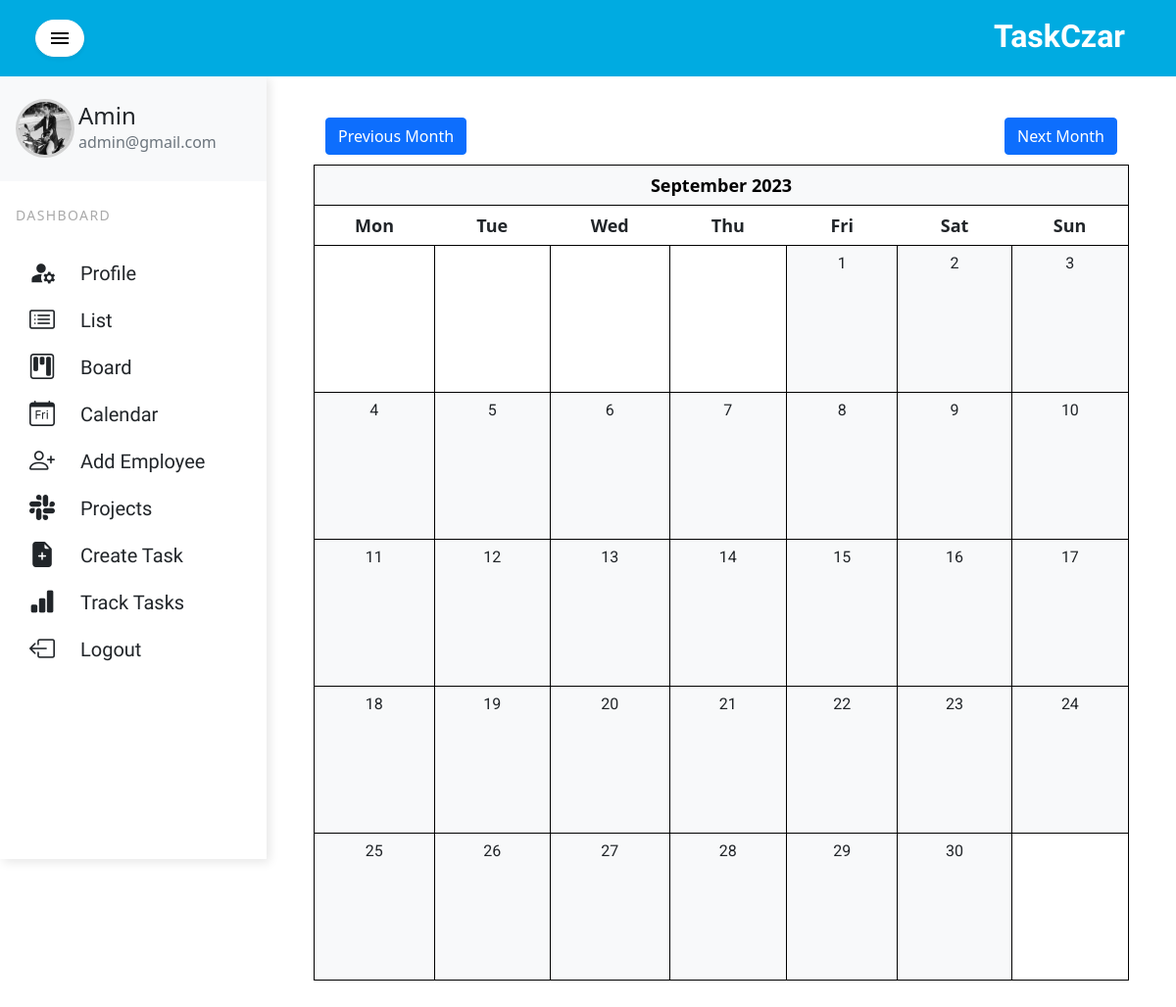
/calendar/ (signed in), run on the app's committed database.
### employee/models.py (models this page shows, shortened)
class Employee(AbstractUser):
    username = models.CharField(unique=True, max_length=30, blank=True, null=True)
    first_name = models.CharField(max_length=15, blank=True, null=True)
    last_name = models.CharField(max_length=15, blank=True, null=True)
    ROLE = [
        ('Admin', 'Admin'),
        ('Project Manager', 'Project Manager'),
        ('Employee', 'Employee')
    ]
    role = models.CharField(max_length=30, choices=ROLE, null=True, blank=True)
    email = models.EmailField(blank=True, null=True)
    created_at = models.DateTimeField(auto_now_add=True)
    Gender = [
        ('Male', 'Male'),
        ('Female', 'Female'),
        ('Other', 'Other')
    ]
    gender = models.CharField(max_length=30, choices=Gender, null=True, blank=True)
    USERNAME_FIELD = 'username'
    REQUIRED_FIELDS = ["first_name", "last_name", "role"]
    def is_admin(self):
        return True if (self.role == "Admin") else False

class EmployeeProfile(models.Model):
    user = models.OneToOneField(Employee, on_delete=models.CASCADE)
    profile_picture = models.ImageField(default='user-profile-default.png', upload_to='profile_pictures')

### employee/views.py (the view)
# urls.py: path('calendar/', views.CalendarView.as_view(), name="calendar"),
class CalendarView(generic.ListView):
    model = Employee
    template_name = 'employee/calendar.html'
    def get_context_data(self, **kwargs):
        context = super().get_context_data(**kwargs)
        employee = self.request.user
        d = get_date(self.request.GET.get('month', None))
        cal = Calendar(d.year, d.month)
        html_cal = cal.formatmonth(withyear=True, employee=employee)
        context['calendar'] = mark_safe(html_cal)
        context['prev_month'] = prev_month(d)
        context['next_month'] = next_month(d)
        return context

### employee/utils.py (called while the page is built, shortened)
    def formatday(self, day, events):
        events_per_day = events.filter(due_date__day=day)
        d = ''
        if day != 0:
            return f"<td style='background-color:#f8f9fa;text-align:center'><span class='date' " \
                f"style='font-family:Roboto;font-style:bold'>{day}" \
                f"</span><ul style='margin-top:5px'> {d} </ul></td>"
        return '<td></td>'

    def formatweek(self, theweek, events):
        week = ''
        for d, weekday in theweek:
            week += self.formatday(d, events)
        return f'<tr> {week} </tr>'

    def formatmonth(self, employee, withyear=True):
        events = employee.task_set.filter(due_date__year=self.year, due_date__month=self.month)
        cal = f'<table border="0" cellpadding="0" cellspacing="0" class="table calendar">\n'
        cal += f'<thead class="table-light calendar" style="background-color:#212529">' \
               f'{self.formatmonthname(self.year, self.month, withyear=withyear)}</thead>\n'
        cal += f'{self.formatweekheader()}\n'
        for week in self.monthdays2calendar(self.year, self.month):
            cal += f'{self.formatweek(week, events)}\n'
        return cal

### employee/views.py (called while the page is built)
def get_date(req_day):
    if req_day:
        year, month = (int(x) for x in req_day.split('-'))
        return date(year, month, day=1)
    return datetime.today()

def prev_month(d):
    first = d.replace(day=1)
    prev_month = first - timedelta(days=1)
    month = 'month=' + str(prev_month.year) + '-' + str(prev_month.month)
    return month

def next_month(d):
    days_in_month = calendar.monthrange(d.year, d.month)[1]
    last = d.replace(day=days_in_month)
    next_month = last + timedelta(days=1)
    month = 'month=' + str(next_month.year) + '-' + str(next_month.month)
    return month

### employee/templates/employee/calendar.html (shortened to what this page needs)
{% extends 'employee/index.html' %}
{% block content %}
<div class="container-fluid" style="width: available">
	<div id="button1">
	<a class="btn btn-primary" href="{% url 'calendar' %}?{{ prev_month }}" > Previous Month </a>
    </div>
    <div id="button2">
	<a class="btn btn-primary" href="{% url 'calendar' %}?{{ next_month }}"> Next Month </a>
    </div>
</div>
{{ calendar }}
{% endblock content %}

### employee/templates/employee/sidebar.html (shortened to what this page needs)
{% load static %}
<div class="vertical-nav bg-white " id="sidebar">
  <div class="py-4 px-3 mb-4 bg-light">
    <div class="media d-flex align-items-center">
        {% if request.user.employeeprofile.profile_picture.url %}
        <img class="rounded-circle" style="border: 3px solid lightgrey" height="60" width="60"
             src="{{ request.user.employeeprofile.profile_picture.url }}">
            {% else %}
      <i class="material-icons md-48">account_circle</i>
        {% endif %}
      <div class="media-body ms-1">
        <h4 class="m-0 user-name">{{request.user.first_name}}</h4>
        <p class="font-weight-normal text-muted mb-0">{{request.user.email}}</p>
      </div>
    </div>
  </div>
  <p class="text-gray font-weight-bold text-uppercase px-3 small pb-4 mb-0">Dashboard</p>
  <ul class="nav flex-column bg-white mb-0">
      <li class="nav-item side">
        <a href="{% url 'profile' %}" class="nav-link text-dark">
            <div class="row list" >
                <div class="col-sm-3 list">
                    <i class="material-icons" style="font-size:1.1em ">manage_accounts</i>
                </div>
                <div class="col-sm-9 list">
                    Profile
                </div>
            </div>
        </a>
    </li>
    <li class="nav-item  side">
        <a href="{% url 'list' %}" class="nav-link text-dark">
            <div class="row list" >
                <div class="col-sm-3 list">
                    <i class="bi bi-card-list"></i>
                </div>
                <div class="col-sm-9 list">
                    List
                </div>
            </div>
        </a>
    </li>
      <li class="nav-item side">
        <a href="{% url 'board' %}" class="nav-link side text-dark">
            <div class="row list" >
                <div class="col-sm-3 list">
                    <i class="bi bi-kanban"></i>
                </div>
                <div class="col-sm-9 list">
                   Board
                </div>
            </div>
        </a>
      </li>
      <li class="nav-item side">
        <a href="{% url 'calendar' %}" class="nav-link side text-dark">
            <div class="row list" >
                <div class="col-sm-3 list">
                    <i class="bi bi-calendar-day"></i>
                </div>
                <div class="col-sm-9 list">
                   Calendar
                </div>
            </div>
        </a>
      </li>
      {% if request.user.is_admin %}
      <li class="nav-item side">
        <a href="{% url 'register' %}" class="nav-link side text-dark">
            <div class="row list" >
                <div class="col-sm-3 list">
                    <i class="bi bi-person-plus"></i>
                </div>
                <div class="col-sm-9 list">
                   Add Employee
                </div>
            </div>
        </a>
      </li>
      <li class="nav-item side">
        <a href="{% url 'project-list' %}" class="nav-link side text-dark">
            <div class="row list" >
                <div class="col-sm-3 list">
                    <i class="bi bi-slack"></i>
                </div>
                <div class="col-sm-9 list">
                   Projects
                </div>
            </div>
        </a>
      </li>
      {% endif %}
      <li class="nav-item side">
           {% if request.user.is_admin or request.user.is_project_manager %}
        <a href="#" class="nav-link side text-dark" data-bs-toggle="modal" data-bs-target="#exampleModal">
            <div class="row list" >
                <div class="col-sm-3 list" style="padding-left:1em">
                    <i class="bi bi-file-earmark-plus-fill"></i>
                </div>
                <div class="col-sm-9 list">
                   Create Task
                </div>
            </div>
        </a>
          {% endif %}
      </li>
    {% if request.user.is_admin %}
      <li class="nav-item side">
        <a href="{% url 'employee-details' %}" class="nav-link side text-dark">
            <div class="row list" >
                <div class="col-sm-3 list">
                    <i class="bi bi-bar-chart-fill"></i>
                </div>
                <div class="col-sm-9 list">
                   Track Tasks
                </div>
            </div>
        </a>
      </li>
  {% endif %}
      <li class="nav-item side">
        <a href="{% url 'logout' %}" class="nav-link side text-dark">
            <div class="row list" >
                <div class="col-sm-3 list">
                    <i class="bi bi-box-arrow-left"></i>
                </div>
                <div class="col-sm-9 list">
                   Logout
                </div>
            </div>
        </a>
      </li>
  </ul>
</div>

### employee/templates/employee/index.html (style rules this page uses)
body { background-color: #f3efef; min-height: 100vh; overflow-x: hidden; }
.vertical-nav { min-width: 17rem; width: 17rem; height: 100vh; position: fixed; top: 4.8rem; left: 0; box-shadow: 3px 3px 10px rgba(0, 0, 0, 0.1); transition: all 0.4s; }
.text-uppercase { letter-spacing: 0.1em; }
.text-gray { color: #aaa; }
.user-name { text-transform: capitalize; }
.nav-link { text-transform: capitalize; }
.row.list { height:2em; }
.col-sm-3.list { align-items: center; font-size:26px; padding-top:3px; padding-left:1em; }
.col-sm-9.list { padding-top:2px; font-size: 20px; font-family: 'Acme', sans-serif; }
#button1 { float: left; margin-bottom: 0.6em; }
#button2 { float:right; margin-bottom: 0.6em; }
.calendar { width: 98%; margin: auto; font-size: 13px; }
.calendar tr, .calendar td { border: 1px solid black; }
.calendar th { padding: 10px; text-align: center; font-size: 18px; }
.calendar td { width: 200px; height: 150px; padding: 20px 0px 0px 5px; }
.calendar ul { height: 100%; padding-left:2px; list-style-type: none; }
.month { font-size: 25px; }
.date { font-size: 16px; }

### data on the page
Employee: user.employeeprofile.profile_picture (picture), user.first_name "Amin", user.email "admin@gmail.com"

### other printed values
{{ calendar }} "September 2023 Mon Tue Wed Thu Fri Sat Sun 1 2 3 4 5 6 7 8 9 10 11 12 13 14 15 16 17 18 19 20 21 22 23 24 25 26 27 28 29 30"
